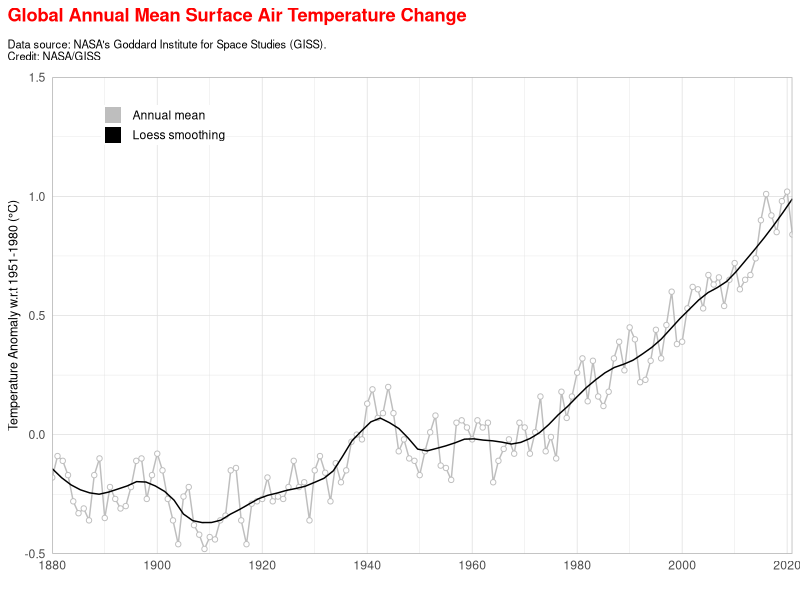
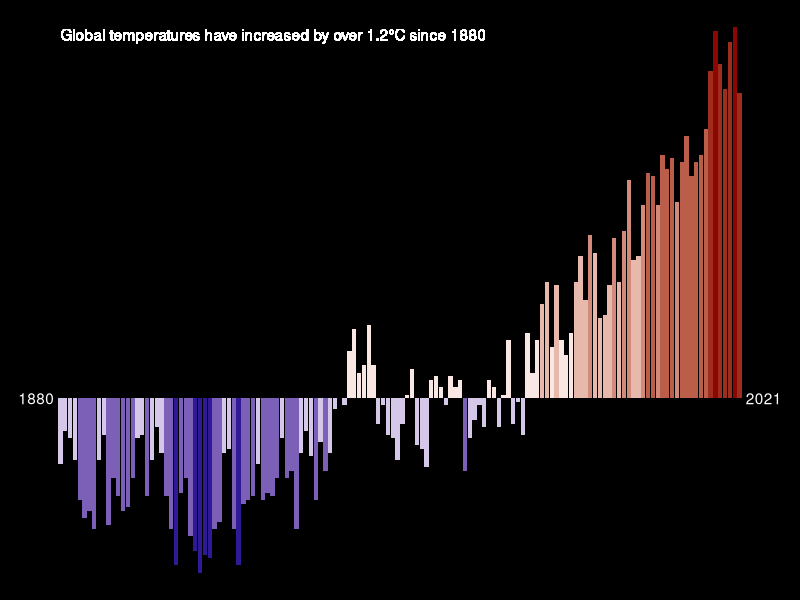
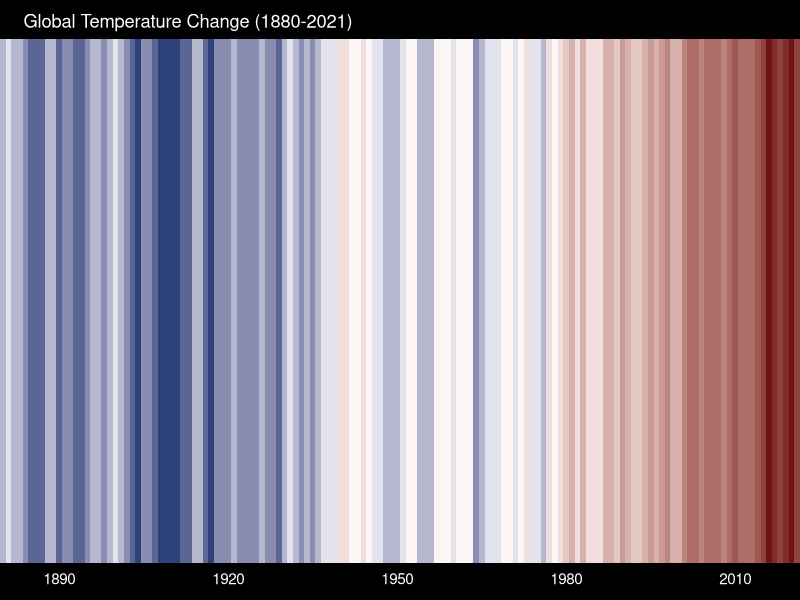

Here is the R script that generated these plots, in order:
## ---- chunk 1
knitr::opts_chunk$set(echo = TRUE)

library(tidyverse)
library(scales)
library(glue)
## ---- chunk 2

read_csv("data/GLB.Ts+dSST.csv", skip = 1, na = "***") %>% 
  select(year = Year, t_diff = `J-D`) %>% 
  drop_na() %>% 
  ggplot(aes(x = year, y = t_diff)) +
  geom_line(aes(colour = "1"), size = 0.5, show.legend = FALSE) +
  geom_point(fill = "white", aes(colour = "1"), shape = 21, show.legend = TRUE) +
  geom_smooth(se = FALSE, aes(colour = "2"), size = 0.5, span = 0.2, show.legend = FALSE) + 
  scale_x_continuous(breaks = seq(1880, 2023, 20), expand = c(0,0)) +
  scale_y_continuous(limits = c(-0.5, 1.5), expand = c(0,0)) +
  scale_colour_manual(name = NULL, breaks = c(1,2), values = c("gray", "black"), labels = c("Annual mean", "Loess smoothing"), guide = guide_legend(override.aes = list(shape = 15, size = 5))) +
  labs(x = "", y = "Temperature Anomaly w.r.t 1951-1980 (\u00B0C)",
       title = "Global Annual Mean Surface Air Temperature Change",
       subtitle = "Data source: NASA's Goddard Institute for Space Studies (GISS).\nCredit: NASA/GISS") +
  theme_light() +
  theme(axis.ticks = element_blank(),
        axis.title.y = element_text(size = 9),
        plot.title.position = "plot",
        plot.title = element_text(margin = margin(b = 10), colour = "red", face = "bold"),
        plot.subtitle = element_text(size = 8, margin = margin(b = 10)),
        legend.position = c(0.15, 0.9),
        legend.title = element_text(size = 0),
        legend.key.height = unit(10, "pt"),
        legend.margin = margin(0,0,0,0))
## ---- chunk 3

t_data <- read_csv("data/GLB.Ts+dSST.csv", skip = 1, na ="***") %>%
  select(year = Year, t_diff = `J-D`) %>% 
  drop_na()

annotation <- t_data %>% 
  arrange(year) %>% 
  slice(1, n()) %>% 
  mutate(t_diff = 0,
         x = year + c(-5,5))

t_data %>% 
  ggplot(aes(x = year, y = t_diff, fill = t_diff)) +
  geom_col(show.legend = FALSE) +
  geom_text(data = annotation, aes(x = x, label = year), colour = "white") +
  geom_text(x = 1880, y = 1, hjust = 0,
            label = "Global temperatures have increased by over 1.2\u00B0C since 1880",
            colour = "white") +
  scale_fill_stepsn(colours = c("darkblue", "white", "darkred"),
                    values = rescale(c(min(t_data$t_diff), 0, max(t_data$t_diff))),
                    limits = c(min(t_data$t_diff), max(t_data$t_diff)),
                    n.breaks = 9) +
  theme_void() +
  theme(plot.background = element_rect(fill = "black"))
## ---- chunk 4

t_data <- read_csv("data/GLB.Ts+dSST.csv", skip = 1, na = "***") %>% 
  select(year = Year, t_diff = `J-D`) %>% 
  drop_na()

t_data %>% 
  ggplot(aes(x = year, y = 1, fill = t_diff)) +
  geom_tile(show.legend = FALSE) +
  scale_fill_stepsn(colours = c("#08306B", "white", "#67000D"),
                    values = rescale(c(min(t_data$t_diff), 0 , max(t_data$t_diff))),
                    n.breaks = 12) +
  coord_cartesian(expand = FALSE) +
  scale_x_continuous(breaks = seq(1890, 2020, 30)) +
  labs(title = glue("Global Temperature Change ({min(t_data$year)}-{max(t_data$year)})")) +
  theme_void() +
  theme(
    axis.text.x = element_text(colour = "white",
                               margin = margin(t = 5, b = 10, unit = "pt")),
    plot.title = element_text(colour = "white",
                              margin = margin(b = 5, t = 10, unit ="pt"),
                              hjust = 0.05),
    plot.background = element_rect(fill = "black"))

